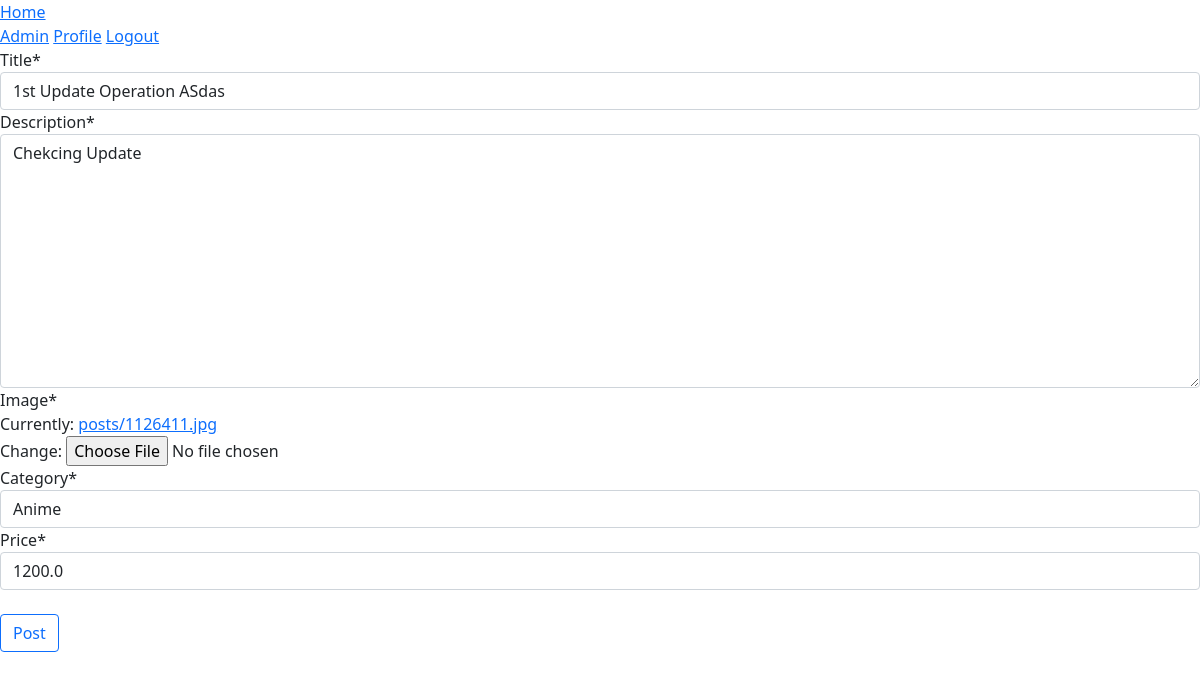
The app's page /posts/4/update/ (signed in) with its own data.
### posts/models.py (models this page shows, shortened)
class Post(models.Model):
    user  = models.ForeignKey(User, on_delete=models.CASCADE)
    title = models.CharField(max_length=100)
    description = models.TextField(max_length=200)
    image = models.ImageField(upload_to="posts/")
    date = models.DateTimeField(auto_now_add=True)
    category = models.ForeignKey(Categories,on_delete=models.CASCADE,related_name='categories')
    slug = models.SlugField(max_length=100)
    price = models.FloatField()

### posts/views.py (the view, shortened to what this page needs)
# urls.py: path('posts/<int:pk>/update/',UpdatePostView.as_view(),name = "post-update"),
class UpdatePostView(LoginRequiredMixin,UserPassesTestMixin,UpdateView):
    model = Post
    form_class = CreatePost
    def test_func(self):
        post = self.get_object()
        if self.request.user == post.user:
            return True
        return False

### posts/forms.py
class CreatePost(forms.ModelForm):
    class Meta:
        model = Post
        fields = ['title','description','image','category','price']

### posts/models.py (called while the page is built)
    def __str__(self):
        return self.name

### posts/templates/posts/post_form.html (shortened to what this page needs)
{% extends 'index.html' %}
{% load crispy_forms_tags %}
{% block content %}
{% include 'nav-bar.html' %}
<div class="post-section">
  <form method="post" class="form-inline" enctype="multipart/form-data">
      {{form|crispy}}
      <br>
    <input type="submit" value="Post" class="btn btn-outline-primary">
  </form>
</div>
{% endblock %}

### records on screen
Post: title "1st Update Operation ASdas", description "Chekcing Update", category "Anime", price "1200.0"
